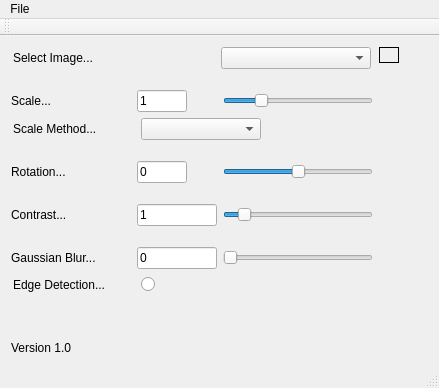
<?xml version="1.0" encoding="UTF-8"?>
<ui version="4.0">
 <class>MainWindow</class>
 <widget class="QMainWindow" name="MainWindow">
  <property name="geometry">
   <rect>
    <x>0</x>
    <y>0</y>
    <width>439</width>
    <height>385</height>
   </rect>
  </property>
  <property name="windowTitle">
   <string>MainWindow</string>
  </property>
  <widget class="QWidget" name="centralWidget">
   <property name="sizePolicy">
    <sizepolicy hsizetype="Minimum" vsizetype="Minimum">
     <horstretch>0</horstretch>
     <verstretch>0</verstretch>
    </sizepolicy>
   </property>
   <layout class="QHBoxLayout" name="horizontalLayout_8">
    <item>
     <layout class="QVBoxLayout" name="verticalLayout">
      <property name="sizeConstraint">
       <enum>QLayout::SetFixedSize</enum>
      </property>
      <item>
       <layout class="QHBoxLayout" name="horizontalLayout">
        <property name="sizeConstraint">
         <enum>QLayout::SetFixedSize</enum>
        </property>
        <item>
         <widget class="QLabel" name="label_img">
          <property name="sizePolicy">
           <sizepolicy hsizetype="Fixed" vsizetype="Fixed">
            <horstretch>0</horstretch>
            <verstretch>0</verstretch>
           </sizepolicy>
          </property>
          <property name="minimumSize">
           <size>
            <width>200</width>
            <height>0</height>
           </size>
          </property>
          <property name="maximumSize">
           <size>
            <width>200</width>
            <height>16777215</height>
           </size>
          </property>
          <property name="text">
           <string>Select Image...</string>
          </property>
         </widget>
        </item>
        <item>
         <widget class="QComboBox" name="comboBox_img">
          <property name="sizePolicy">
           <sizepolicy hsizetype="Fixed" vsizetype="Fixed">
            <horstretch>0</horstretch>
            <verstretch>0</verstretch>
           </sizepolicy>
          </property>
          <property name="minimumSize">
           <size>
            <width>150</width>
            <height>0</height>
           </size>
          </property>
          <property name="maximumSize">
           <size>
            <width>150</width>
            <height>16777215</height>
           </size>
          </property>
         </widget>
        </item>
       </layout>
      </item>
      <item>
       <spacer name="verticalSpacer">
        <property name="orientation">
         <enum>Qt::Vertical</enum>
        </property>
        <property name="sizeType">
         <enum>QSizePolicy::Fixed</enum>
        </property>
        <property name="sizeHint" stdset="0">
         <size>
          <width>350</width>
          <height>15</height>
         </size>
        </property>
       </spacer>
      </item>
      <item>
       <layout class="QHBoxLayout" name="horizontalLayout_2">
        <item>
         <widget class="QLabel" name="label_scale">
          <property name="sizePolicy">
           <sizepolicy hsizetype="Fixed" vsizetype="Fixed">
            <horstretch>0</horstretch>
            <verstretch>0</verstretch>
           </sizepolicy>
          </property>
          <property name="minimumSize">
           <size>
            <width>120</width>
            <height>0</height>
           </size>
          </property>
          <property name="maximumSize">
           <size>
            <width>120</width>
            <height>16777215</height>
           </size>
          </property>
          <property name="text">
           <string>Scale...</string>
          </property>
         </widget>
        </item>
        <item>
         <widget class="QLineEdit" name="lineEdit_scale">
          <property name="sizePolicy">
           <sizepolicy hsizetype="Fixed" vsizetype="Fixed">
            <horstretch>0</horstretch>
            <verstretch>0</verstretch>
           </sizepolicy>
          </property>
          <property name="minimumSize">
           <size>
            <width>50</width>
            <height>0</height>
           </size>
          </property>
          <property name="maximumSize">
           <size>
            <width>50</width>
            <height>16777215</height>
           </size>
          </property>
          <property name="text">
           <string>1</string>
          </property>
         </widget>
        </item>
        <item>
         <spacer name="horizontalSpacer">
          <property name="orientation">
           <enum>Qt::Horizontal</enum>
          </property>
          <property name="sizeType">
           <enum>QSizePolicy::Fixed</enum>
          </property>
          <property name="sizeHint" stdset="0">
           <size>
            <width>30</width>
            <height>20</height>
           </size>
          </property>
         </spacer>
        </item>
        <item>
         <widget class="QSlider" name="horizontalSlider_scale">
          <property name="enabled">
           <bool>true</bool>
          </property>
          <property name="sizePolicy">
           <sizepolicy hsizetype="Fixed" vsizetype="Fixed">
            <horstretch>0</horstretch>
            <verstretch>0</verstretch>
           </sizepolicy>
          </property>
          <property name="minimumSize">
           <size>
            <width>150</width>
            <height>0</height>
           </size>
          </property>
          <property name="maximumSize">
           <size>
            <width>120</width>
            <height>16777215</height>
           </size>
          </property>
          <property name="minimum">
           <number>1</number>
          </property>
          <property name="maximum">
           <number>40</number>
          </property>
          <property name="sliderPosition">
           <number>10</number>
          </property>
          <property name="orientation">
           <enum>Qt::Horizontal</enum>
          </property>
         </widget>
        </item>
       </layout>
      </item>
      <item>
       <layout class="QHBoxLayout" name="horizontalLayout_3">
        <item>
         <widget class="QLabel" name="label_scale_method">
          <property name="sizePolicy">
           <sizepolicy hsizetype="Fixed" vsizetype="Fixed">
            <horstretch>0</horstretch>
            <verstretch>0</verstretch>
           </sizepolicy>
          </property>
          <property name="minimumSize">
           <size>
            <width>120</width>
            <height>0</height>
           </size>
          </property>
          <property name="maximumSize">
           <size>
            <width>120</width>
            <height>16777215</height>
           </size>
          </property>
          <property name="text">
           <string>Scale Method...</string>
          </property>
         </widget>
        </item>
        <item>
         <widget class="QComboBox" name="comboBox_scale_method">
          <property name="sizePolicy">
           <sizepolicy hsizetype="Fixed" vsizetype="Fixed">
            <horstretch>0</horstretch>
            <verstretch>0</verstretch>
           </sizepolicy>
          </property>
          <property name="minimumSize">
           <size>
            <width>120</width>
            <height>0</height>
           </size>
          </property>
          <property name="maximumSize">
           <size>
            <width>120</width>
            <height>16777215</height>
           </size>
          </property>
         </widget>
        </item>
        <item>
         <spacer name="horizontalSpacer_2">
          <property name="orientation">
           <enum>Qt::Horizontal</enum>
          </property>
          <property name="sizeType">
           <enum>QSizePolicy::Fixed</enum>
          </property>
          <property name="sizeHint" stdset="0">
           <size>
            <width>110</width>
            <height>20</height>
           </size>
          </property>
         </spacer>
        </item>
       </layout>
      </item>
      <item>
       <spacer name="verticalSpacer_2">
        <property name="orientation">
         <enum>Qt::Vertical</enum>
        </property>
        <property name="sizeType">
         <enum>QSizePolicy::Fixed</enum>
        </property>
        <property name="sizeHint" stdset="0">
         <size>
          <width>350</width>
          <height>15</height>
         </size>
        </property>
       </spacer>
      </item>
      <item>
       <layout class="QHBoxLayout" name="horizontalLayout_9">
        <item>
         <widget class="QLabel" name="label_rotate">
          <property name="minimumSize">
           <size>
            <width>120</width>
            <height>0</height>
           </size>
          </property>
          <property name="maximumSize">
           <size>
            <width>120</width>
            <height>16777215</height>
           </size>
          </property>
          <property name="text">
           <string>Rotation...</string>
          </property>
         </widget>
        </item>
        <item>
         <widget class="QLineEdit" name="lineEdit_rotate">
          <property name="minimumSize">
           <size>
            <width>50</width>
            <height>0</height>
           </size>
          </property>
          <property name="maximumSize">
           <size>
            <width>50</width>
            <height>16777215</height>
           </size>
          </property>
          <property name="text">
           <string>0</string>
          </property>
         </widget>
        </item>
        <item>
         <spacer name="horizontalSpacer_5">
          <property name="orientation">
           <enum>Qt::Horizontal</enum>
          </property>
          <property name="sizeType">
           <enum>QSizePolicy::Fixed</enum>
          </property>
          <property name="sizeHint" stdset="0">
           <size>
            <width>30</width>
            <height>20</height>
           </size>
          </property>
         </spacer>
        </item>
        <item>
         <widget class="QSlider" name="horizontalSlider_rotate">
          <property name="minimum">
           <number>-180</number>
          </property>
          <property name="maximum">
           <number>180</number>
          </property>
          <property name="orientation">
           <enum>Qt::Horizontal</enum>
          </property>
         </widget>
        </item>
       </layout>
      </item>
      <item>
       <spacer name="verticalSpacer_6">
        <property name="orientation">
         <enum>Qt::Vertical</enum>
        </property>
        <property name="sizeType">
         <enum>QSizePolicy::Fixed</enum>
        </property>
        <property name="sizeHint" stdset="0">
         <size>
          <width>20</width>
          <height>15</height>
         </size>
        </property>
       </spacer>
      </item>
      <item>
       <layout class="QHBoxLayout" name="horizontalLayout_7">
        <item>
         <widget class="QLabel" name="label_contrast">
          <property name="sizePolicy">
           <sizepolicy hsizetype="Fixed" vsizetype="Fixed">
            <horstretch>0</horstretch>
            <verstretch>0</verstretch>
           </sizepolicy>
          </property>
          <property name="minimumSize">
           <size>
            <width>120</width>
            <height>0</height>
           </size>
          </property>
          <property name="maximumSize">
           <size>
            <width>120</width>
            <height>16777215</height>
           </size>
          </property>
          <property name="text">
           <string>Contrast...</string>
          </property>
         </widget>
        </item>
        <item>
         <widget class="QLineEdit" name="lineEdit_contrast">
          <property name="sizePolicy">
           <sizepolicy hsizetype="Fixed" vsizetype="Fixed">
            <horstretch>0</horstretch>
            <verstretch>0</verstretch>
           </sizepolicy>
          </property>
          <property name="minimumSize">
           <size>
            <width>80</width>
            <height>0</height>
           </size>
          </property>
          <property name="maximumSize">
           <size>
            <width>80</width>
            <height>16777215</height>
           </size>
          </property>
          <property name="text">
           <string>1</string>
          </property>
         </widget>
        </item>
        <item>
         <widget class="QSlider" name="horizontalSlider_contrast">
          <property name="sizePolicy">
           <sizepolicy hsizetype="Fixed" vsizetype="Fixed">
            <horstretch>0</horstretch>
            <verstretch>0</verstretch>
           </sizepolicy>
          </property>
          <property name="minimumSize">
           <size>
            <width>150</width>
            <height>0</height>
           </size>
          </property>
          <property name="maximumSize">
           <size>
            <width>150</width>
            <height>16777215</height>
           </size>
          </property>
          <property name="minimum">
           <number>0</number>
          </property>
          <property name="maximum">
           <number>100</number>
          </property>
          <property name="value">
           <number>10</number>
          </property>
          <property name="orientation">
           <enum>Qt::Horizontal</enum>
          </property>
         </widget>
        </item>
       </layout>
      </item>
      <item>
       <spacer name="verticalSpacer_5">
        <property name="orientation">
         <enum>Qt::Vertical</enum>
        </property>
        <property name="sizeType">
         <enum>QSizePolicy::Fixed</enum>
        </property>
        <property name="sizeHint" stdset="0">
         <size>
          <width>20</width>
          <height>15</height>
         </size>
        </property>
       </spacer>
      </item>
      <item>
       <layout class="QHBoxLayout" name="horizontalLayout_5">
        <item>
         <widget class="QLabel" name="label_6">
          <property name="sizePolicy">
           <sizepolicy hsizetype="Fixed" vsizetype="Fixed">
            <horstretch>0</horstretch>
            <verstretch>0</verstretch>
           </sizepolicy>
          </property>
          <property name="minimumSize">
           <size>
            <width>120</width>
            <height>0</height>
           </size>
          </property>
          <property name="maximumSize">
           <size>
            <width>120</width>
            <height>16777215</height>
           </size>
          </property>
          <property name="text">
           <string>Gaussian Blur...</string>
          </property>
         </widget>
        </item>
        <item>
         <widget class="QLineEdit" name="lineEdit_blur">
          <property name="sizePolicy">
           <sizepolicy hsizetype="Fixed" vsizetype="Fixed">
            <horstretch>0</horstretch>
            <verstretch>0</verstretch>
           </sizepolicy>
          </property>
          <property name="minimumSize">
           <size>
            <width>80</width>
            <height>0</height>
           </size>
          </property>
          <property name="maximumSize">
           <size>
            <width>80</width>
            <height>16777215</height>
           </size>
          </property>
          <property name="text">
           <string>0</string>
          </property>
         </widget>
        </item>
        <item>
         <widget class="QSlider" name="horizontalSlider_blur">
          <property name="sizePolicy">
           <sizepolicy hsizetype="Fixed" vsizetype="Fixed">
            <horstretch>0</horstretch>
            <verstretch>0</verstretch>
           </sizepolicy>
          </property>
          <property name="minimumSize">
           <size>
            <width>150</width>
            <height>0</height>
           </size>
          </property>
          <property name="maximumSize">
           <size>
            <width>150</width>
            <height>16777215</height>
           </size>
          </property>
          <property name="maximum">
           <number>10</number>
          </property>
          <property name="orientation">
           <enum>Qt::Horizontal</enum>
          </property>
         </widget>
        </item>
       </layout>
      </item>
      <item>
       <layout class="QHBoxLayout" name="horizontalLayout_6">
        <item>
         <widget class="QLabel" name="label_edge">
          <property name="sizePolicy">
           <sizepolicy hsizetype="Fixed" vsizetype="Fixed">
            <horstretch>0</horstretch>
            <verstretch>0</verstretch>
           </sizepolicy>
          </property>
          <property name="minimumSize">
           <size>
            <width>120</width>
            <height>0</height>
           </size>
          </property>
          <property name="maximumSize">
           <size>
            <width>120</width>
            <height>16777215</height>
           </size>
          </property>
          <property name="text">
           <string>Edge Detection...</string>
          </property>
         </widget>
        </item>
        <item>
         <widget class="QRadioButton" name="radioButton_edge">
          <property name="sizePolicy">
           <sizepolicy hsizetype="Fixed" vsizetype="Fixed">
            <horstretch>0</horstretch>
            <verstretch>0</verstretch>
           </sizepolicy>
          </property>
          <property name="minimumSize">
           <size>
            <width>30</width>
            <height>0</height>
           </size>
          </property>
          <property name="maximumSize">
           <size>
            <width>30</width>
            <height>16777215</height>
           </size>
          </property>
          <property name="text">
           <string/>
          </property>
         </widget>
        </item>
        <item>
         <spacer name="horizontalSpacer_3">
          <property name="orientation">
           <enum>Qt::Horizontal</enum>
          </property>
          <property name="sizeType">
           <enum>QSizePolicy::Fixed</enum>
          </property>
          <property name="sizeHint" stdset="0">
           <size>
            <width>200</width>
            <height>20</height>
           </size>
          </property>
         </spacer>
        </item>
       </layout>
      </item>
      <item>
       <spacer name="verticalSpacer_3">
        <property name="orientation">
         <enum>Qt::Vertical</enum>
        </property>
        <property name="sizeType">
         <enum>QSizePolicy::MinimumExpanding</enum>
        </property>
        <property name="sizeHint" stdset="0">
         <size>
          <width>20</width>
          <height>40</height>
         </size>
        </property>
       </spacer>
      </item>
      <item>
       <widget class="QLabel" name="label_2">
        <property name="text">
         <string>Version 1.0</string>
        </property>
       </widget>
      </item>
     </layout>
    </item>
    <item>
     <layout class="QVBoxLayout" name="verticalLayout_3">
      <item>
       <widget class="QLabel" name="label">
        <property name="sizePolicy">
         <sizepolicy hsizetype="Minimum" vsizetype="Minimum">
          <horstretch>0</horstretch>
          <verstretch>0</verstretch>
         </sizepolicy>
        </property>
        <property name="minimumSize">
         <size>
          <width>0</width>
          <height>0</height>
         </size>
        </property>
        <property name="baseSize">
         <size>
          <width>0</width>
          <height>0</height>
         </size>
        </property>
        <property name="frameShape">
         <enum>QFrame::Box</enum>
        </property>
        <property name="text">
         <string/>
        </property>
       </widget>
      </item>
      <item>
       <spacer name="verticalSpacer_4">
        <property name="orientation">
         <enum>Qt::Vertical</enum>
        </property>
        <property name="sizeType">
         <enum>QSizePolicy::MinimumExpanding</enum>
        </property>
        <property name="sizeHint" stdset="0">
         <size>
          <width>20</width>
          <height>40</height>
         </size>
        </property>
       </spacer>
      </item>
     </layout>
    </item>
    <item>
     <spacer name="horizontalSpacer_4">
      <property name="orientation">
       <enum>Qt::Horizontal</enum>
      </property>
      <property name="sizeType">
       <enum>QSizePolicy::MinimumExpanding</enum>
      </property>
      <property name="sizeHint" stdset="0">
       <size>
        <width>15</width>
        <height>20</height>
       </size>
      </property>
     </spacer>
    </item>
   </layout>
  </widget>
  <widget class="QMenuBar" name="menuBar">
   <property name="geometry">
    <rect>
     <x>0</x>
     <y>0</y>
     <width>439</width>
     <height>22</height>
    </rect>
   </property>
   <widget class="QMenu" name="menuImage_Toolkit">
    <property name="title">
     <string>File</string>
    </property>
    <addaction name="actionFile"/>
    <addaction name="actionSave_As"/>
    <addaction name="actionClose"/>
   </widget>
   <addaction name="menuImage_Toolkit"/>
  </widget>
  <widget class="QToolBar" name="mainToolBar">
   <attribute name="toolBarArea">
    <enum>TopToolBarArea</enum>
   </attribute>
   <attribute name="toolBarBreak">
    <bool>false</bool>
   </attribute>
  </widget>
  <widget class="QStatusBar" name="statusBar"/>
  <action name="actionFile">
   <property name="text">
    <string>Open</string>
   </property>
  </action>
  <action name="actionSave_As">
   <property name="text">
    <string>Save As</string>
   </property>
  </action>
  <action name="actionClose">
   <property name="text">
    <string>Close</string>
   </property>
  </action>
 </widget>
 <layoutdefault spacing="6" margin="11"/>
 <resources/>
 <connections/>
</ui>
